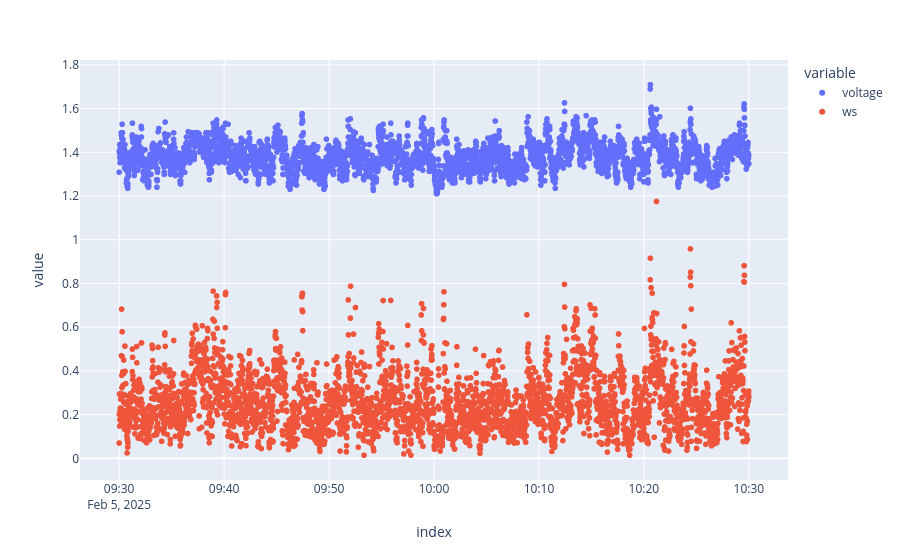

The cell this chart's notebook holds for it:
### Code cell
fig = px.scatter(data, x=data.index, y=['voltage','ws'])
fig.show()

### Figure 1 — Plotly figure (JSON) as saved in the notebook; plotly's stock layout.template omitted (floating-point values rounded to 4 significant figures; data arrays with more than 128 entries replaced by an {"elided": "..."} marker saying what was removed)
{"data": [{"hovertemplate": "variable=voltage<br>index=%{x}<br>value=%{y}<extra></extra>", "legendgroup": "voltage", "marker": {"color": "#636efa", "symbol": "circle"}, "mode": "markers", "name": "voltage", "showlegend": true, "type": "scattergl", "x": {"elided": "3601 str values"}, "xaxis": "x", "y": {"elided": "3601 float values"}, "yaxis": "y"}, {"hovertemplate": "variable=ws<br>index=%{x}<br>value=%{y}<extra></extra>", "legendgroup": "ws", "marker": {"color": "#EF553B", "symbol": "circle"}, "mode": "markers", "name": "ws", "showlegend": true, "type": "scattergl", "x": {"elided": "3601 str values"}, "xaxis": "x", "y": {"elided": "3601 float values"}, "yaxis": "y"}], "layout": {"legend": {"title": {"text": "variable"}, "tracegroupgap": 0}, "margin": {"t": 60}, "xaxis": {"anchor": "y", "domain": [0, 1], "title": {"text": "index"}}, "yaxis": {"anchor": "x", "domain": [0, 1], "title": {"text": "value"}}}}
